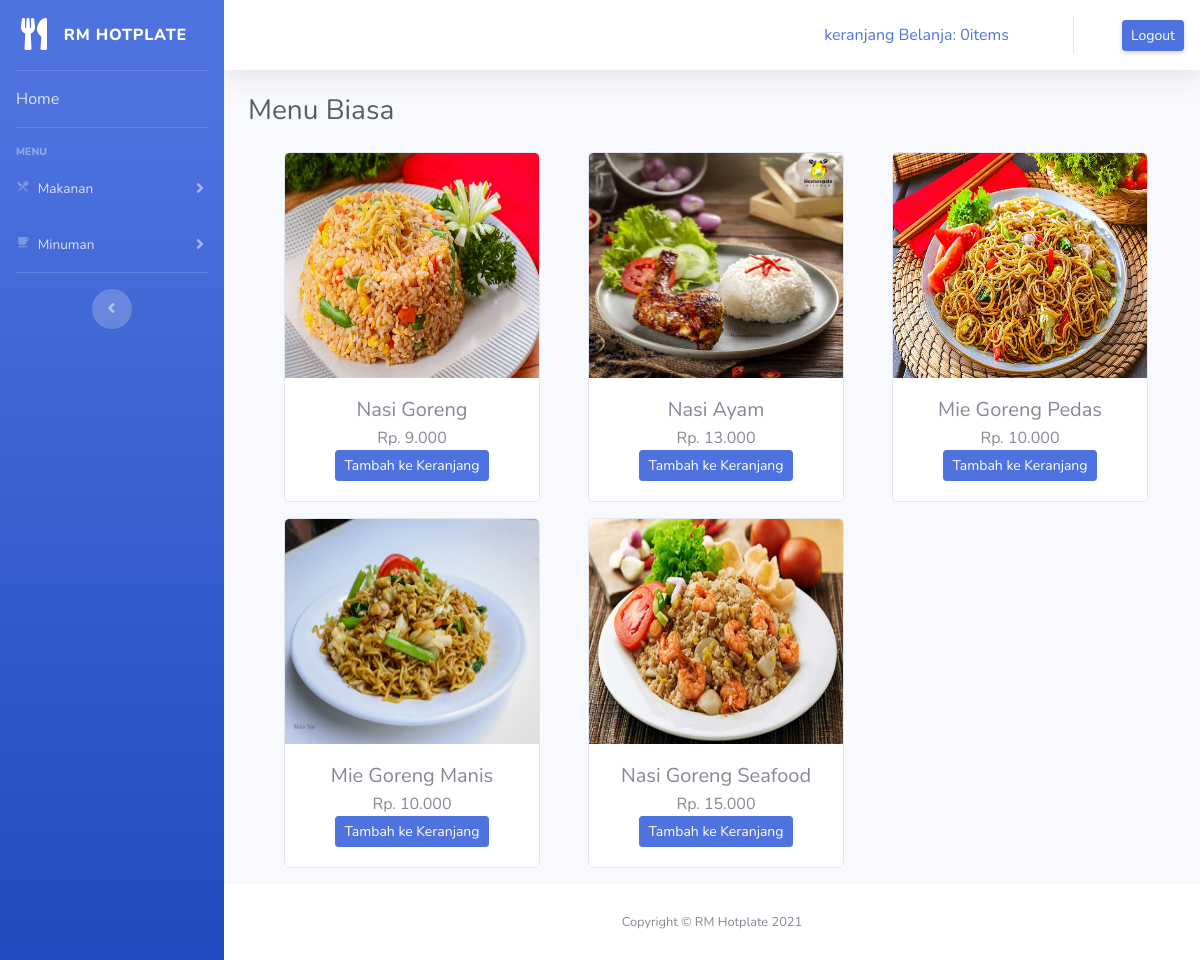
The app's page /index.php/admin/menu/menuBiasa with its own data.
### tables this page shows
CREATE TABLE `tbl_produk` (
  `idProduk` int(50) NOT NULL,
  `jenis` varchar(225) NOT NULL,
  `namaProduk` varchar(150) NOT NULL,
  `hargaProduk` int(10) NOT NULL,
  `gambarProduk` varchar(128) NOT NULL
);

### application/controllers/admin/menu.php (called while the page is built, shortened)
<?php
class Menu extends CI_Controller
{
    public function menuBiasa()
    {
        $data['biasa'] = $this->m_menu->data_biasa()->result();
        $this->load->view('templates/header');
        $this->load->view('templates/side_bar');
        $this->load->view('templates/top_bar');
        $this->load->view('menu/biasa', $data);
        $this->load->view('templates/footer');
    }
}

### index.php (called while the page is built, shortened)
<?php
require_once BASEPATH.'core/CodeIgniter.php';

### application/models/menu/m_menu.php (called while the page is built, shortened)
<?php
class M_menu extends CI_Model
{
    public function data_biasa()
    {
        return $this->db->get_where("tbl_produk", array('jenis' => 'Menu Biasa'));
    }
}

### application/views/menu/biasa.php (the view)
<div class="container-fluid">
    <div class="d-sm-flex align-items-center justify-content-between mb-4">
        <h1 class="h3 mb-0 text-gray-800">Menu Biasa</h1>
    </div>
    <div class="row text-center">
        <?php foreach ($biasa as $mn) : ?>
            <div class="card ml-5 mb-3" style="width: 16rem;">
                <img src="<?php echo base_url() . '/assets/img/' . $mn->gambarProduk ?> " ; class="card-img-top" height="225">
                <div class="card-body">
                    <h5 class="card-tittle mb-1"><?php echo $mn->namaProduk ?></h5>
                    <span class="badge-pill mb-3">Rp. <?= number_format($mn->hargaProduk, '0', ',', '.') ?></span>
                    <?php echo anchor('dashboard/tambah_ke_keranjang/' . $mn->idProduk, '<div class="btn btn-sm btn-primary">Tambah ke Keranjang</div>') ?>
                </div>
            </div>
        <?php endforeach; ?>
    </div>
</div>

### application/views/templates/header.php (shortened to what this page needs)
<!DOCTYPE html>
<html lang="en">
<head>
    <link href="<?= base_url('assets/'); ?>vendor/fontawesome-free/css/all.min.css" rel="stylesheet" type="text/css">
    <link href="<?= base_url('assets/'); ?>css/sb-admin-2.min.css" rel="stylesheet">
</head>
<body id="page-top">
    <div id="wrapper">

### application/views/templates/side_bar.php (shortened to what this page needs)
<ul class="navbar-nav bg-gradient-primary sidebar sidebar-dark accordion" id="accordionSidebar">
    <a class="sidebar-brand d-flex align-items-center justify-content-center" href="<?= base_url('dashboard/menuBiasa'); ?>">
        <div class="sidebar-brand-icon">
            <i class="fas fa-utensils"></i>
        </div>
        <div class="sidebar-brand-text mx-3">RM HotPlate</div>
    </a>
    <hr class="sidebar-divider my-0">
    <li class="nav-item">
        <a class="nav-link" href="<?= base_url('dashboard/menuBiasa'); ?>">Home</a>
    </li>
    <hr class="sidebar-divider">
    <div class="sidebar-heading">
        Menu
    </div>
    <li class="nav-item">
        <a class="nav-link collapsed" href="#" data-toggle="collapse" data-target="#collapseTwo" aria-expanded="true" aria-controls="collapseTwo">
            <i class="material-icons md-72">restaurant_menu</i>
            <span>Makanan</span>
        </a>
    </li>
    <li class="nav-item">
        <a class="nav-link collapsed" href="#" data-toggle="collapse" data-target="#collapseUtilities" aria-expanded="true" aria-controls="collapseUtilities">
            <i class="material-icons md-48">local_cafe</i>
            <span>Minuman</span>
        </a>
    </li>
    <hr class="sidebar-divider">
    <div class="text-center d-none d-md-inline">
        <button class="rounded-circle border-0" id="sidebarToggle"></button>
    </div>
</ul>

### application/views/templates/top_bar.php (shortened to what this page needs)
<div id="content-wrapper" class="d-flex flex-column">
    <div id="content">
        <nav class="navbar navbar-expand navbar-light bg-white topbar mb-4 static-top shadow">
            <ul class="navbar-nav ml-auto">
                <div class="navbar">
                    <ul class="nav navbar-nav navbar-right">
                        <li>
                            <?php
                            $keranjang = 'keranjang Belanja: ' . $this->cart->total_items() . 'items'
                            ?>
                            <?php echo anchor('dashboard/detail_keranjang', $keranjang) ?>
                        </li>
                    </ul>
                </div>
                <a href="#" class="d-none d-sm-inline-block btn btn-sm btn-primary shadow-sm my-5" data-toggle="modal" data-target="#logoutModal">
                    Logout
                </a>
            </ul>
        </nav>

### application/views/templates/footer.php (shortened to what this page needs)
<footer class="sticky-footer bg-white">
    <div class="container my-auto">
        <div class="copyright text-center my-auto">
            <span>Copyright &copy; RM Hotplate <?= date('Y'); ?></span>
        </div>
    </div>
</footer>
</div>
</div>
</body>
</html>

### records on screen
tbl_produk: gambarProduk (picture), namaProduk "Nasi Goreng", hargaProduk "9.000", idProduk "Tambah ke Keranjang"
tbl_produk: gambarProduk (picture), namaProduk "Nasi Ayam", hargaProduk "13.000", idProduk "Tambah ke Keranjang"
tbl_produk: gambarProduk (picture), namaProduk "Mie Goreng Pedas", hargaProduk "10.000", idProduk "Tambah ke Keranjang"
tbl_produk: gambarProduk (picture), namaProduk "Mie Goreng Manis", hargaProduk "10.000", idProduk "Tambah ke Keranjang"
tbl_produk: gambarProduk (picture), namaProduk "Nasi Goreng Seafood", hargaProduk "15.000", idProduk "Tambah ke Keranjang"

### other values on screen
anchor('dashboard/detail_keranjang', $keranjang) "keranjang Belanja: 0items"
